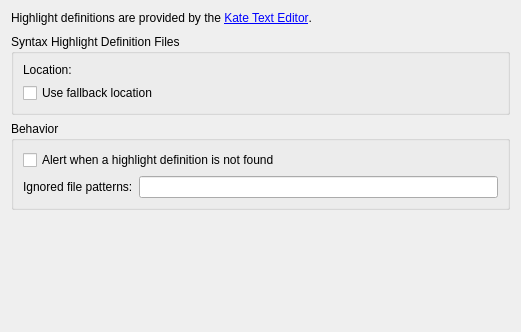
<?xml version="1.0" encoding="UTF-8"?>
<ui version="4.0">
 <class>TextEditor::Internal::HighlighterSettingsPage</class>
 <widget class="QWidget" name="TextEditor::Internal::HighlighterSettingsPage">
  <property name="geometry">
   <rect>
    <x>0</x>
    <y>0</y>
    <width>521</width>
    <height>332</height>
   </rect>
  </property>
  <property name="windowTitle">
   <string>Form</string>
  </property>
  <layout class="QVBoxLayout" name="verticalLayout_4">
   <item>
    <widget class="QLabel" name="definitionsInfolabel">
     <property name="sizePolicy">
      <sizepolicy hsizetype="Expanding" vsizetype="Preferred">
       <horstretch>0</horstretch>
       <verstretch>0</verstretch>
      </sizepolicy>
     </property>
     <property name="text">
      <string>&lt;html&gt;&lt;head/&gt;&lt;body&gt;
&lt;p&gt;Highlight definitions are provided by the &lt;a href=&quot;http://kate-editor.org/&quot;&gt;Kate Text Editor&lt;/a&gt;.&lt;/p&gt;&lt;/body&gt;&lt;/html&gt;</string>
     </property>
     <property name="textFormat">
      <enum>Qt::RichText</enum>
     </property>
     <property name="alignment">
      <set>Qt::AlignLeading|Qt::AlignLeft|Qt::AlignVCenter</set>
     </property>
     <property name="wordWrap">
      <bool>true</bool>
     </property>
     <property name="openExternalLinks">
      <bool>true</bool>
     </property>
    </widget>
   </item>
   <item>
    <spacer name="verticalSpacer_2">
     <property name="orientation">
      <enum>Qt::Vertical</enum>
     </property>
     <property name="sizeType">
      <enum>QSizePolicy::Fixed</enum>
     </property>
     <property name="sizeHint" stdset="0">
      <size>
       <width>20</width>
       <height>3</height>
      </size>
     </property>
    </spacer>
   </item>
   <item>
    <widget class="QGroupBox" name="definitionFilesGroupBox">
     <property name="title">
      <string>Syntax Highlight Definition Files</string>
     </property>
     <layout class="QVBoxLayout" name="verticalLayout_3">
      <item>
       <layout class="QHBoxLayout" name="horizontalLayout_3">
        <item>
         <layout class="QHBoxLayout" name="horizontalLayout">
          <item>
           <widget class="QLabel" name="locationLabel">
            <property name="text">
             <string>Location:</string>
            </property>
           </widget>
          </item>
          <item>
           <widget class="Utils::PathChooser" name="definitionFilesPath" native="true"/>
          </item>
         </layout>
        </item>
       </layout>
      </item>
      <item>
       <layout class="QVBoxLayout" name="verticalLayout">
        <property name="spacing">
         <number>0</number>
        </property>
        <item>
         <widget class="QCheckBox" name="useFallbackLocation">
          <property name="text">
           <string>Use fallback location</string>
          </property>
         </widget>
        </item>
        <item>
         <widget class="Utils::PathChooser" name="fallbackDefinitionFilesPath" native="true"/>
        </item>
       </layout>
      </item>
     </layout>
    </widget>
   </item>
   <item>
    <widget class="QGroupBox" name="behaviorGroupBox">
     <property name="title">
      <string>Behavior</string>
     </property>
     <layout class="QVBoxLayout" name="verticalLayout_2">
      <item>
       <widget class="QCheckBox" name="alertWhenNoDefinition">
        <property name="text">
         <string>Alert when a highlight definition is not found</string>
        </property>
       </widget>
      </item>
      <item>
       <layout class="QHBoxLayout" name="horizontalLayout_2">
        <item>
         <widget class="QLabel" name="ignoreLabel">
          <property name="text">
           <string>Ignored file patterns:</string>
          </property>
         </widget>
        </item>
        <item>
         <widget class="QLineEdit" name="ignoreEdit"/>
        </item>
       </layout>
      </item>
     </layout>
    </widget>
   </item>
   <item>
    <spacer name="verticalSpacer">
     <property name="orientation">
      <enum>Qt::Vertical</enum>
     </property>
     <property name="sizeHint" stdset="0">
      <size>
       <width>20</width>
       <height>117</height>
      </size>
     </property>
    </spacer>
   </item>
  </layout>
 </widget>
 <customwidgets>
  <customwidget>
   <class>Utils::PathChooser</class>
   <extends>QWidget</extends>
   <header location="global">utils/pathchooser.h</header>
   <container>1</container>
   <slots>
    <signal>editingFinished()</signal>
    <signal>browsingFinished()</signal>
   </slots>
  </customwidget>
 </customwidgets>
 <tabstops>
  <tabstop>alertWhenNoDefinition</tabstop>
  <tabstop>ignoreEdit</tabstop>
 </tabstops>
 <resources/>
 <connections/>
</ui>
